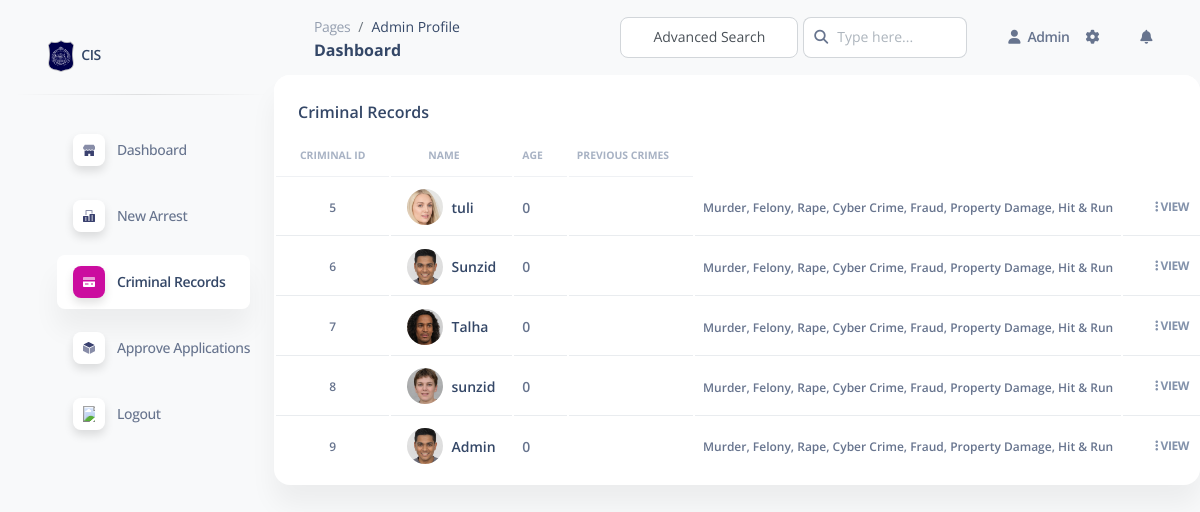
The page /criminalpage/5 on the database its author committed.
### myapp/models.py (models this page shows)
class CriminalProfile(models.Model):
    criminal_img = models.ImageField(upload_to=filepath, null=True, blank=True)
    criminal_name = models.CharField(max_length=255, null=True)
    criminal_nid = models.CharField(max_length=255, null=True)
    criminal_DOB = models.DateField(null=True)
    criminal_email = models.CharField(max_length=255, null=True)
    criminal_phone = models.CharField(max_length=255, null=True)
    criminal_division = models.CharField(max_length=255, null=True)
    criminal_district = models.CharField(max_length=255, null=True)
    criminal_thana = models.CharField(max_length=255, null=True)
    criminal_firs = models.ManyToManyField(CASE_FIR)
    criminal_crimes = models.CharField(max_length=255, null=True)
    criminal_arrest_date = models.DateField(null=True)
    criminal_gender = models.CharField(max_length=255, null=True)
    criminal_hair_color = models.CharField(max_length=255, null=True)
    criminal_skin_tone = models.CharField(max_length=255, null=True)
    criminal_hair_style = models.CharField(max_length=255, null=True)
    criminal_hair_length = models.CharField(max_length=255, null=True)
    criminal_age = models.CharField(max_length=255, null=True)
    criminal_face_shape = models.CharField(max_length=255, null=True)
    criminal_facial_hair = models.CharField(max_length=255, null=True)
    criminal_height = models.CharField(max_length=255, null=True)
    criminal_weight = models.CharField(max_length=255, null=True)
    criminal_marks = models.CharField(max_length=255, null=True)
    criminal_mark_type = models.CharField(max_length=255, null=True)
    def calculate_age(self):
        today = date.today()
        birth_date = self.criminal_DOB
        age = today.year - birth_date.year
        return age

### myapp/views.py (the view)
# urls.py: path('criminalpage/<int:admin_id>', views.allCriminalPage, name = "CriminalPage"),
def allCriminalPage(request,admin_id):
        admin = AdminProfile.objects.get(id=admin_id)
        criminal_obj = CriminalProfile.objects.all()
        return  render(request, 'All_Criminal_Records.html',{'user': admin, 'criminal_obj' : criminal_obj })

### myapp/templates/All_Criminal_Records.html (shortened to what this page needs)
{% extends "user_base.html" %}
{% load static %}
  {% block ProfilerType %}Admin{% endblock %}
    {% block Pagetitle %}Dashboard{% endblock %}
    {% block item_3 %}active{% endblock %}
    {% block sidebar_item2 %}New Arrest{% endblock %}
    {% block sidevar_1 %}
    {% url 'AdminHomePage' user.id %}
    {% endblock %}
    {% block sidevar_2 %}
    {% url 'ArrestPage' user.id %}
    {% endblock %}
    {% block sidebar_item3 %}Criminal Records{% endblock %}
    {% block sidebar_item4 %}Approve Applications{% endblock %}
    {% block UserDetails %}
    <i class="fa fa-user me-sm-1"></i>
    <span class="d-sm-inline d-none">Admin</span>
    {% endblock %}
    {% block content %}
    <div class="row">
        <div class="col-12">
          <div class="card mb-4">
            <div class="card-header pb-0">
              <h6>Criminal Records</h6>
            </div>
            <div class="card-body px-0 pt-0 pb-2">
              <div class="table-responsive p-0">
                <table class="table align-items-center justify-content-center mb-0">
                  <thead style="text-align: center;">
                    <tr>
                      <th class="text-uppercase text-secondary text-xxs font-weight-bolder opacity-7">Criminal ID</th>
                      <th class="text-uppercase text-secondary text-xxs font-weight-bolder opacity-7 ps-2">Name</th>
                      <th class="text-uppercase text-secondary text-xxs font-weight-bolder opacity-7 ps-2">Age</th>
                      <th class="text-uppercase text-secondary text-xxs font-weight-bolder text-center opacity-7 ps-2">Previous Crimes</th>
                    </tr>
                  </thead>
                  <tbody>
                    {% if criminal_obj %}
                    {% for criminal in criminal_obj %}
                    <tr>
                      <td style="text-align: center;">
                        <p class="text-xs font-weight-bold mb-0 criminal-id">{{ criminal.id }}</p>
                      </td>
                      <td>
                        <div class="d-flex px-2">
                          <div>
                            {% if criminal.criminal_img %}
                            <img src="{{ criminal.criminal_img.url }}" class="avatar avatar-sm rounded-circle me-2 criminal-img" alt="spotify">
                            {% else %}
                            <img src="E:\kosom django final system\CIS-System-Project-main\media\uploads\asd.png" class="avatar avatar-sm rounded-circle me-2 criminal-img" alt="spotify">
                            {% endif %}
                          </div>
                          <div class="my-auto">
                            <h6 class="mb-0 text-sm criminal-name">{{ criminal.criminal_name }}</h6>
                          </div>
                        </div>
                      </td>
                      <td>
                        <p class="text-sm font-weight-bold mb-0 criminal-phone">{{ criminal.calculate_age }}</p>
                      </td>
                      <td>
                      </td>
                      <td>
                        <span class="text-xs font-weight-bold">Murder, Felony, Rape, Cyber Crime, Fraud, Property Damage, Hit & Run</span>
                      </td>
                      <td class="align-middle">
                        <button class="btn btn-link text-secondary mb-0 viewCriminalRecord">
                          <i class="fa fa-ellipsis-v text-xs"></i>
                          View
                        </button>
                      </td>
                    </tr>
                    {% endfor %}
                    {% else %}
                    <tr>
                      No Records Found
                    </tr>
                    {% endif %}
                  </tbody>
                </table>
              </div>
            </div>
          </div>
        </div>
      </div>
    {% endblock %}

### myapp/static/css/styleWelcome.css (style rules this page uses)
* { margin: 0; padding: 0; box-sizing: border-box; }

### rows shown on the page
CriminalProfile: id "5", criminal_img (picture), criminal_name "tuli", calculate_age "0"
CriminalProfile: id "6", criminal_img (picture), criminal_name "Sunzid", calculate_age "0"
CriminalProfile: id "7", criminal_img (picture), criminal_name "Talha", calculate_age "0"
CriminalProfile: id "8", criminal_img (picture), criminal_name "sunzid", calculate_age "0"
CriminalProfile: id "9", criminal_img (picture), criminal_name "Admin", calculate_age "0"
